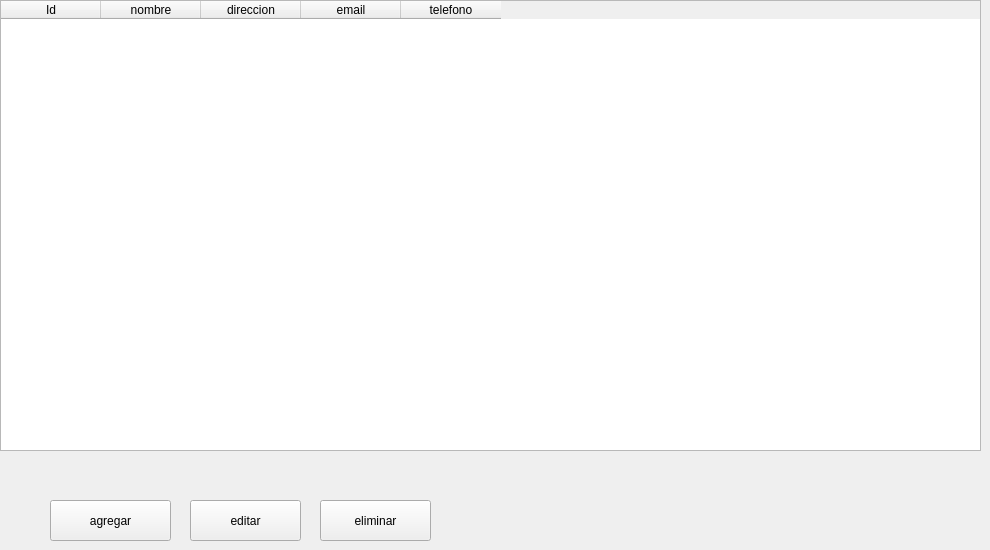
            <widget class="QWidget" name="clientes">
             <widget class="QPushButton" name="btn_eliminarC">
              <property name="geometry">
               <rect>
                <x>320</x>
                <y>500</y>
                <width>111</width>
                <height>41</height>
               </rect>
              </property>
              <property name="cursor">
               <cursorShape>PointingHandCursor</cursorShape>
              </property>
              <property name="text">
               <string>eliminar</string>
              </property>
              <property name="icon">
               <iconset>
                <normaloff>img/basura.png</normaloff>img/basura.png</iconset>
              </property>
              <property name="iconSize">
               <size>
                <width>40</width>
                <height>40</height>
               </size>
              </property>
             </widget>
             <widget class="QTableWidget" name="tbl_clientes">
              <property name="geometry">
               <rect>
                <x>0</x>
                <y>0</y>
                <width>981</width>
                <height>451</height>
               </rect>
              </property>
              <property name="styleSheet">
               <string notr="true">#tbl_clientes{
color:white
}

</string>
              </property>
              <column>
               <property name="text">
                <string>Id</string>
               </property>
              </column>
              <column>
               <property name="text">
                <string>nombre</string>
               </property>
              </column>
              <column>
               <property name="text">
                <string>direccion</string>
               </property>
              </column>
              <column>
               <property name="text">
                <string>email</string>
               </property>
              </column>
              <column>
               <property name="text">
                <string>telefono</string>
               </property>
              </column>
             </widget>
             <widget class="QPushButton" name="btn_agregarC">
              <property name="geometry">
               <rect>
                <x>50</x>
                <y>500</y>
                <width>121</width>
                <height>41</height>
               </rect>
              </property>
              <property name="cursor">
               <cursorShape>PointingHandCursor</cursorShape>
              </property>
              <property name="text">
               <string>agregar</string>
              </property>
              <property name="icon">
               <iconset>
                <normaloff>img/agregar.png</normaloff>img/agregar.png</iconset>
              </property>
              <property name="iconSize">
               <size>
                <width>40</width>
                <height>40</height>
               </size>
              </property>
             </widget>
             <widget class="QPushButton" name="btn_editarC">
              <property name="geometry">
               <rect>
                <x>190</x>
                <y>500</y>
                <width>111</width>
                <height>41</height>
               </rect>
              </property>
              <property name="cursor">
               <cursorShape>PointingHandCursor</cursorShape>
              </property>
              <property name="text">
               <string>editar</string>
              </property>
              <property name="icon">
               <iconset>
                <normaloff>img/actualizar.png</normaloff>img/actualizar.png</iconset>
              </property>
              <property name="iconSize">
               <size>
                <width>40</width>
                <height>40</height>
               </size>
              </property>
             </widget>
            </widget>
